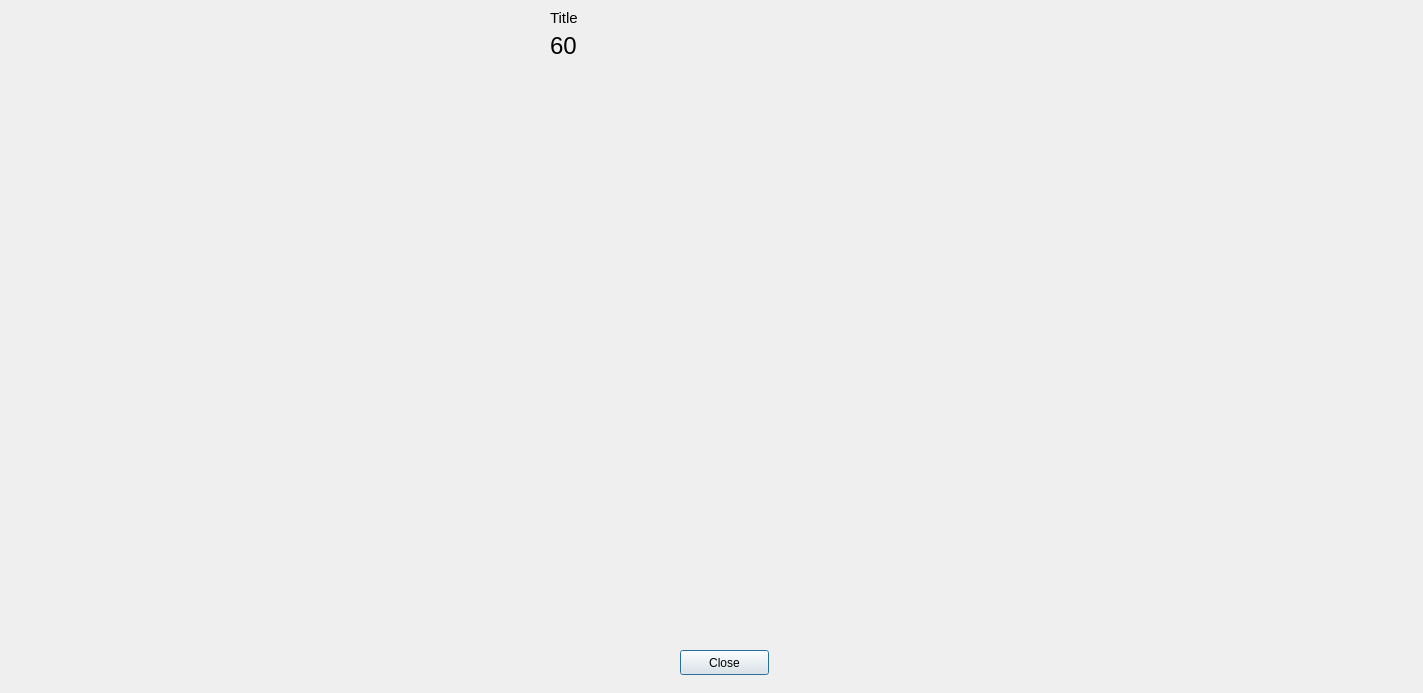
<?xml version="1.0" encoding="UTF-8"?>
<ui version="4.0">
 <class>Dialogb</class>
 <widget class="QDialog" name="Dialogb">
  <property name="geometry">
   <rect>
    <x>0</x>
    <y>0</y>
    <width>1423</width>
    <height>693</height>
   </rect>
  </property>
  <property name="windowTitle">
   <string>Dialog</string>
  </property>
  <widget class="QLabel" name="label_title">
   <property name="geometry">
    <rect>
     <x>550</x>
     <y>10</y>
     <width>81</width>
     <height>16</height>
    </rect>
   </property>
   <property name="font">
    <font>
     <pointsize>11</pointsize>
    </font>
   </property>
   <property name="text">
    <string>Title</string>
   </property>
  </widget>
  <widget class="QLabel" name="label_image">
   <property name="geometry">
    <rect>
     <x>270</x>
     <y>0</y>
     <width>901</width>
     <height>601</height>
    </rect>
   </property>
   <property name="font">
    <font>
     <pointsize>11</pointsize>
    </font>
   </property>
   <property name="text">
    <string/>
   </property>
  </widget>
  <widget class="QPushButton" name="pushButton_close_image">
   <property name="geometry">
    <rect>
     <x>680</x>
     <y>650</y>
     <width>89</width>
     <height>25</height>
    </rect>
   </property>
   <property name="text">
    <string>Close</string>
   </property>
  </widget>
  <widget class="QLabel" name="label_time">
   <property name="geometry">
    <rect>
     <x>550</x>
     <y>30</y>
     <width>41</width>
     <height>31</height>
    </rect>
   </property>
   <property name="font">
    <font>
     <pointsize>18</pointsize>
    </font>
   </property>
   <property name="text">
    <string>60</string>
   </property>
  </widget>
  <zorder>label_time</zorder>
  <zorder>label_title</zorder>
  <zorder>pushButton_close_image</zorder>
  <zorder>label_image</zorder>
 </widget>
 <resources/>
 <connections/>
</ui>
